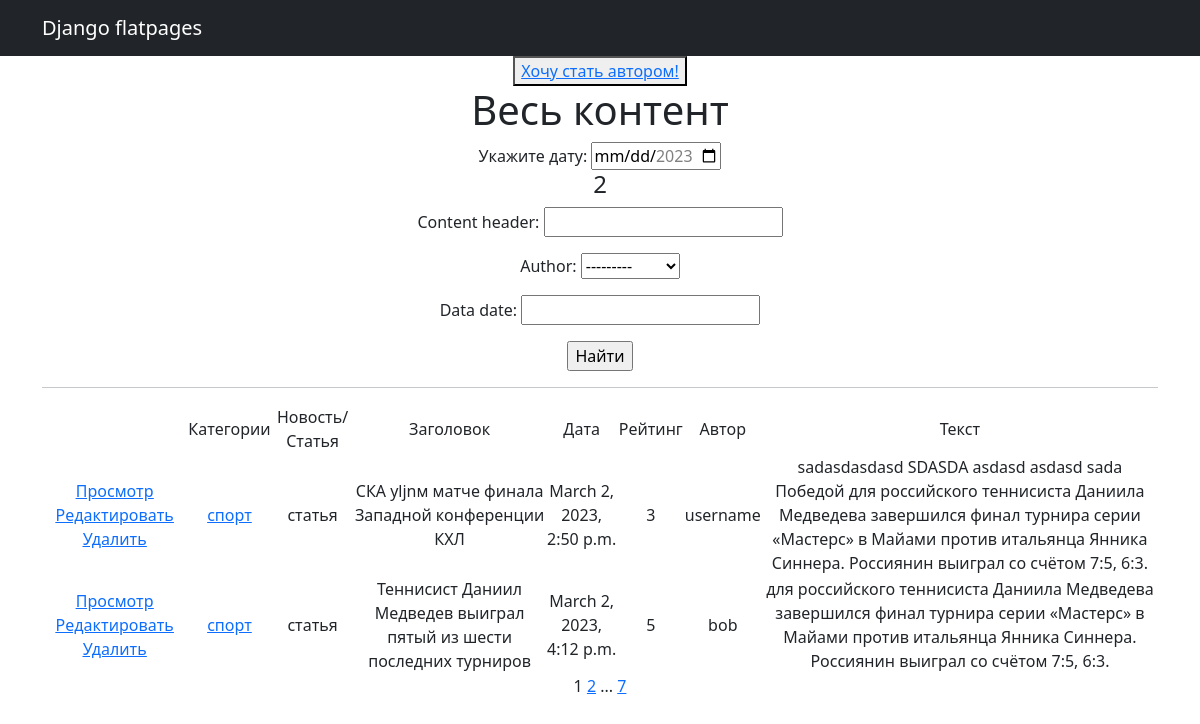
The page /posts/ (signed in) on the database its author committed.
### news/models.py (models this page shows, shortened)
class Post(models.Model):
    author = models.ForeignKey(Author, on_delete=models.CASCADE)
    content_type = models.CharField(max_length=256, choices=ContentType.choices)
    data = models.DateTimeField(auto_now_add=True)
    content_header = models.CharField(max_length=256)
    content_text = models.CharField(max_length=5000)
    content_rating = models.IntegerField(default=0)
    category = models.ManyToManyField(Category, through='PostCategory')

class Category(models.Model):
    name_category = models.CharField(unique=True, max_length=64)
    subscribers = models.ManyToManyField(User, blank=True, related_name='categories')
    def __str__(self):
        return self.name_category

class Author(models.Model):
    user = models.OneToOneField(User, on_delete=models.CASCADE)
    rating = models.IntegerField(default=0)
    def __str__(self):
        return self.user.username

### news/views.py (the view)
# urls.py: path('', cache_page(60)(Posts.as_view()), name='posts'),
class Posts(LoginRequiredMixin, ListView):
    model = Post
    template_name = 'posts.html'
    context_object_name = 'posts'
    ordering = ['data']
    paginate_by = 2
    def get_queryset(self):
        queryset = super().get_queryset()
        self.filterset = PostFilter(self.request.GET, queryset)
        return self.filterset.qs
    def get_context_data(self, **kwargs):
        context = super().get_context_data(**kwargs)
        context['filter'] = PostFilter(self.request.GET, queryset=self.get_queryset())
        context['is_not_author'] = not self.request.user.groups.filter(name='author').exists()
        return context

### news/templatetags/custom_tags.py (called while the page is built)
@register.simple_tag(takes_context=True)
def url_replace(context, **kwargs):
    d = context['request'].GET.copy()
    for k, v in kwargs.items():
        d[k] = v
    return d.urlencode()

### templates/posts.html (shortened to what this page needs)
{% extends 'flatpages/default.html' %}
{% load custom_tags %}
{% block content %}
           {% if is_not_author %}
<button> <a href="{% url 'upgrade' %}"> Хочу стать автором!</a> </button>
{% endif %}
<h1>Весь контент</h1>
<form>
  <div>
    <label for="party">Укажите  дату:</label>
    <input type="date" id="party" name="party" min="2023-04-01" max="2023-12-31">
  </div>
</form>
<h4>{{ posts | length }}</h4>
 <form action="" method="GET">
   {{ filter.form.as_p }}
   <input type="submit" value="Найти" />
 </form>
<hr>
    {% if posts %}
       <table>
           <tr>
               <td></td>
               <td>Категории</td>
               <td>Новоcть/Статья</td>
               <td>Заголовок</td>
               <td>Дата</td>
               <td>Рейтинг</td>
               <td>Автор</td>
               <td>Текст</td>
           </tr>
           {% for post in posts %}
           <tr>
               <td>
                   {% load cache %}
                   {% cache 60 post_details %}
                   <a href="{% url 'post_details' post.id %}"><u>Просмотр</u></a>
                   {% endcache %}
                   {% load cache %}
                   {% cache 60 post_edit %}
                   <a href="{% url 'post_edit' post.id %}"><u>Редактировать</u></a>
                   {% endcache %}
                   {% load cache %}
                   {% cache 60 post_delete %}
                   <a href="{% url 'post_delete' post.id %}"><u>Удалить</u></a>
                   {% endcache %}
               </td>
               <td>
                   {% for category in post.category.all %}
                   {% load cache %}
                   {% cache 60 category_list %}
                        <a href="{% url 'category_list' category.id %}">{{ category }}</a>
                   {% endcache %}
                    {% endfor %}
               </td>
               <td>{{ post.content_type }}</td>
               <td>{{ post.content_header }}</td>
               <td>{{ post.data }}</td>
               <td>{{ post.content_rating }}</td>
               <td>{{ post.author }}</td>
               <td>{{ post.content_text}}</td>
           </tr>
           {% endfor %}
       </table>
    {% else %}
       <h2>Новостей нет!</h2>
    {% endif %}
    {{ page_obj.number }}
    {% if page_obj.has_next %}
       <a href="?{% url_replace page=page_obj.next_page_number %}">{{ page_obj.next_page_number }}</a>
       {% if paginator.num_pages != page_obj.next_page_number %}
           ...
           <a href="?{% url_replace page=page_obj.paginator.num_pages %}">{{ page_obj.paginator.num_pages }}</a>
       {% endif %}
   {% endif %}
{% endblock content %}

### templates/flatpages/default.html (shortened to what this page needs)
<!DOCTYPE html>
<html lang="en">
    <head>
        {% load static %}
       <link href="{% static 'css/styles.css' %}" rel="stylesheet" />
    </head>
    <body>
      <nav class="navbar navbar-expand-lg navbar-dark bg-dark static-top">
   <div class="container">
       <a class="navbar-brand" href="#">Django flatpages</a>
   </div>
</nav>
<div class="container">
   <div class="row">
       <div class="col-lg-12 text-center">
           {% block content %}{% endblock content %}
       </div>
   </div>
</div>
    </body>
</html>

### rows shown on the page
Post: content_type "статья", content_header "СКА уljnм матче финала Западной конференции КХЛ", data "March 2, 2023, 2:50 p.m.", content_rating "3", author "username", content_text "sadasdasdasd SDASDA asdasd asdasd sada Победой для российского теннисиста Даниила Медведева завершился финал турнира серии «Мастерс» в Майами против итальянца Янника Синнера. Россиянин выиграл со счётом 7:5, 6:3."
Category: name_category "спорт"
Post: content_type "статья", content_header "Теннисист Даниил Медведев выиграл пятый из шести последних турниров", data "March 2, 2023, 4:12 p.m.", content_rating "5", author "bob", content_text "для российского теннисиста Даниила Медведева завершился финал турнира серии «Мастерс» в Майами против итальянца Янника Синнера. Россиянин выиграл со счётом 7:5, 6:3."

### other values the page prints
{{ posts | length }} "2"
{{ page_obj.number }} "1"
{{ page_obj.next_page_number }} "2"
{{ page_obj.paginator.num_pages }} "7"
